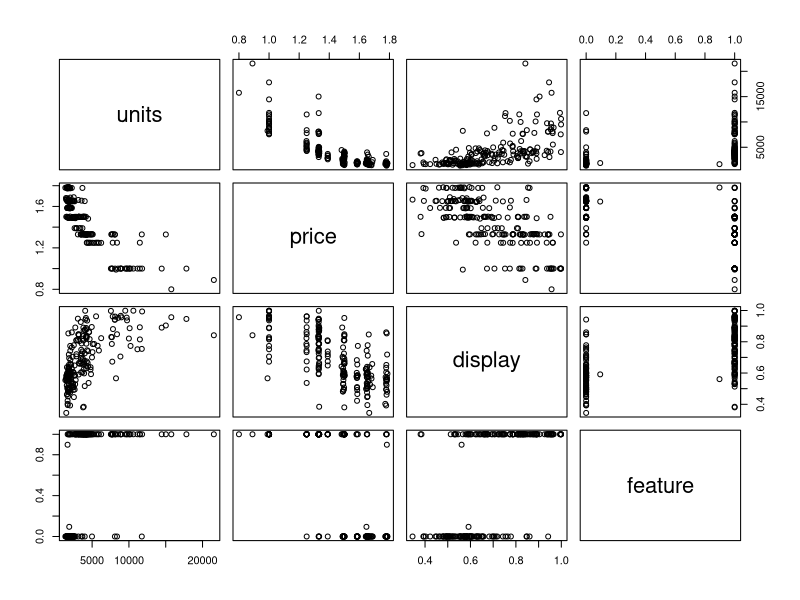
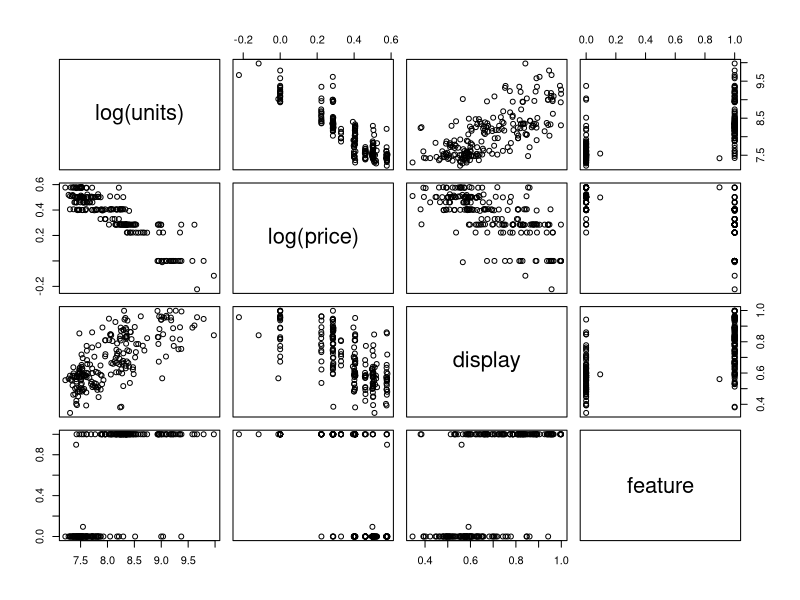
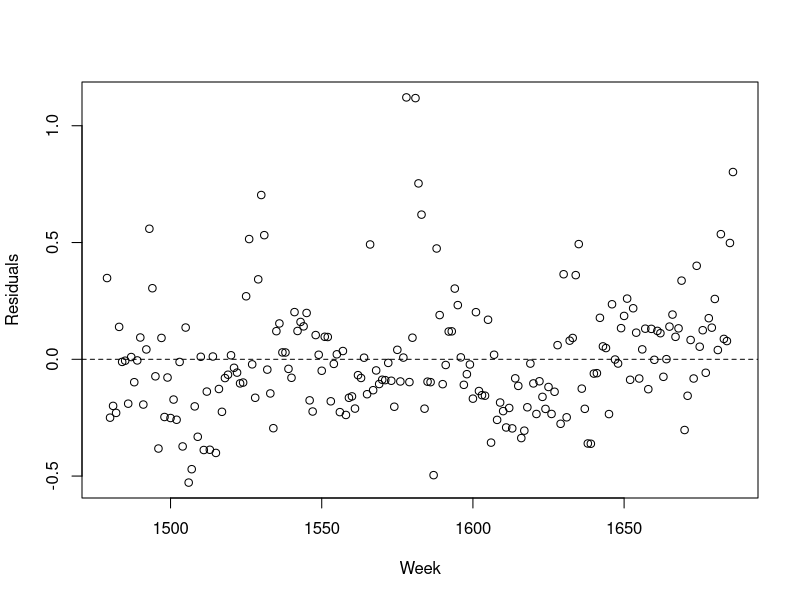
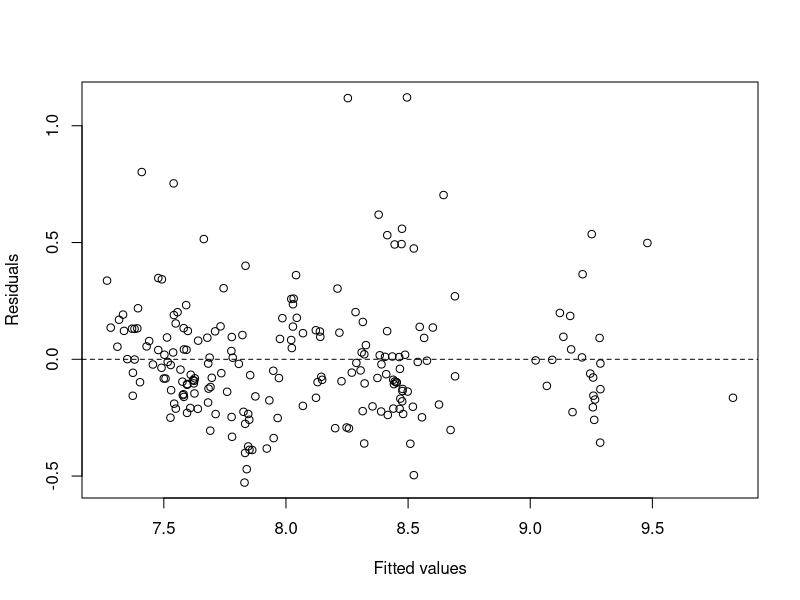
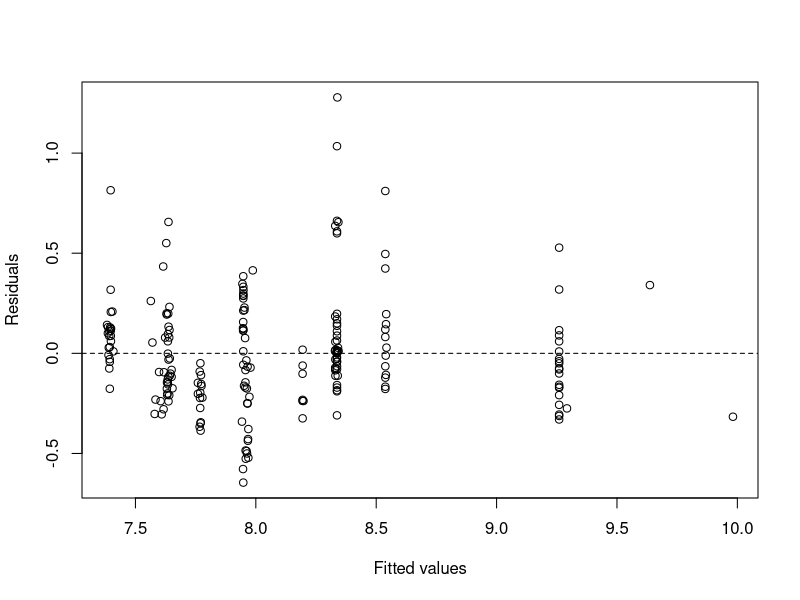
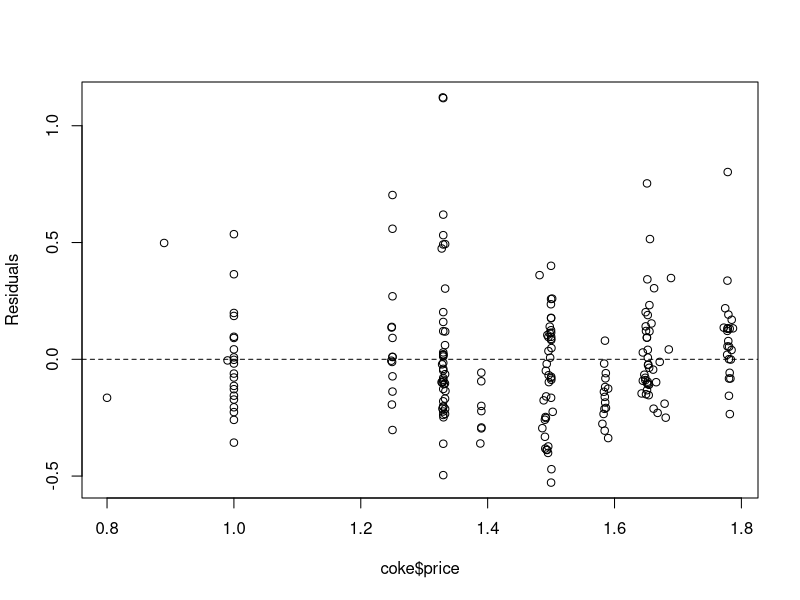
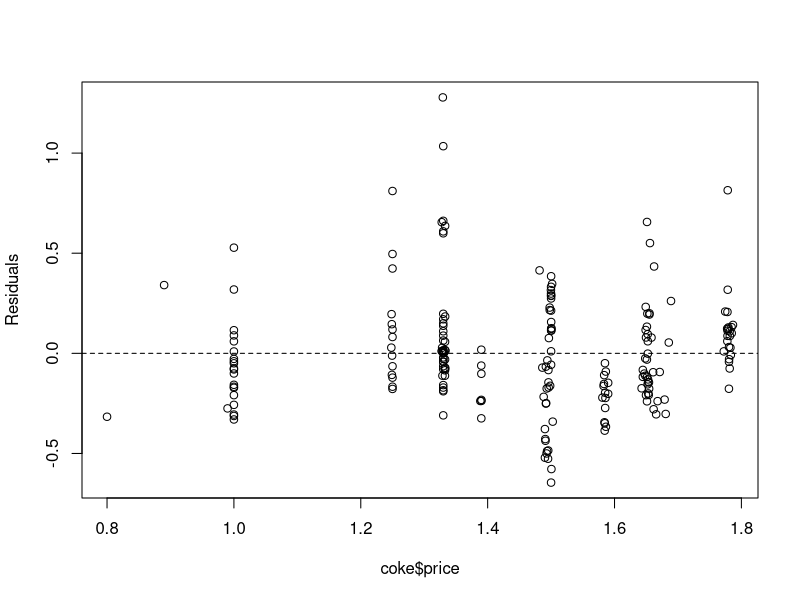
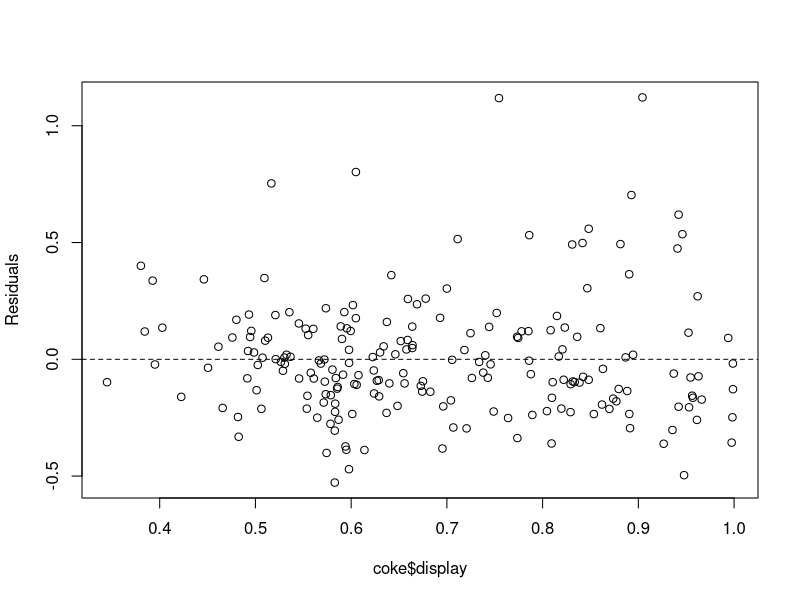

Here is the R script that generated these plots, in order:
setwd("C:/Users/klapperd/Dropbox/Humboldt/Lehre/AMM/AMM_SS2018/Data")
coke<-read.csv("SalesDataCokeClassic.csv")
head(coke)
str(coke)
coke$display<- coke$display_minor+coke$display_major
coke$feature<- coke$feature_small+coke$feature_medium+coke$feature_large
summary(coke)

# Display a scatterplot matrix of the data
pairs(formula =~(units)+(price)+display+feature, data=coke)
pairs(formula =~log(units)+log(price)+display+feature, data=coke)



model.red<-lm(log(units)~log(price),data=coke)
model.full<-lm(log(units)~log(price)+display+feature,data=coke)
summary(model.red)
summary(model.full)
anova(model.red,model.full)


coke$uniform<-runif(nrow(coke),0,10)
coke$random<-rnorm(nrow(coke),4,10)

model.red1<-lm(log(units)~log(price)+random+uniform,data=coke)
model.full1<-lm(log(units)~log(price)+display+feature+random+uniform,data=coke)
summary(model.full1)
summary(model.full)
summary(model.red)
summary(model.red1)


str(coke)
coke$yearasfactor<-as.factor(coke$year)
coke$weekasfactor<-as.factor(coke$week)

summary(lm(log(units)~log(price)+display+feature,data=coke))

summary(lm(log(units)~yearasfactor+log(price)+display+feature,data=coke))

tmp<- aggregate(cbind(units,price,display,feature) ~  year+ L5+VOL_EQ+PACKAGE,
                data = coke, mean, na.rm = TRUE)
tmp



summary(lm(log(units)~-1+yearasfactor+log(price)+display+feature,data=coke))
summary(lm(log(units)~yearasfactor:log(price)+display+feature,data=coke))

model.test<-(lm(log(units)~-1+yearasfactor+yearasfactor:log(price)+display+feature,data=coke))
summary(model.test)
str(coke)

summary(lm(log(units)~-1+weekasfactor+log(price)+display+feature,data=coke))
head(log(coke$units),10)

str(model.full)

#Display residual plot over time
plot(x=coke$week,y=residuals(model.full),
     xlab="Week", ylab="Residuals",
     panel.last = abline(h=0, lty=2))

#Display residual plot with fitted (predicted) values on the horizontal axis.
plot(x=fitted(model.full), y=residuals(model.full),
     xlab="Fitted values", ylab="Residuals",
     panel.last = abline(h=0, lty=2))

plot(x=fitted(model.red), y=residuals(model.red),
     xlab="Fitted values", ylab="Residuals",
     panel.last = abline(h=0, lty=2))

#Display residual plot with price on the horizontal 
plot(x=coke$price, y=residuals(model.full),
     ylab="Residuals",
     panel.last = abline(h=0, lty=2))

plot(x=coke$price, y=residuals(model.red),
     ylab="Residuals",
     panel.last = abline(h=0, lty=2))

#Display residual plot with display on the horizontal axis.
plot(x=coke$display, y=residuals(model.full),
     ylab="Residuals",
     panel.last = abline(h=0, lty=2))


#Display residual plot with feature on the horizontal axis.
plot(x=coke$feature, y=residuals(model.full),
     ylab="Residuals",
     panel.last = abline(h=0, lty=2))


#Display residual plot with price*feature on the horizontal axis.
plot(x=(coke$price*coke$feature), y=residuals(model.full),
     ylab="Residuals",
     panel.last = abline(h=0, lty=2))


#Display histogram of the residuals.
hist(residuals(model.full), main="",breaks=50)
hist(residuals(model.red), main="",breaks=50)

#Display normal probability plot of the residuals and add a diagonal line to the plot. The argument "datax" determines which way round to plot the axes (false by default, which plots the data on the vertical axis, or true, which plots the data on the horizontal axis).
qqnorm(residuals(model.full), main="", datax=TRUE)
qqline(residuals(model.full), datax=TRUE)

qqnorm(residuals(model.red), main="", datax=TRUE)
qqline(residuals(model.red), datax=TRUE)



#Load the nortest package to access normality tests:
#  - Anderson-Darling
#  - Lilliefors (Kolmogorov-Smirnov)




install.packages("nortest")
library(nortest)
ad.test(residuals(model.full)) 
ad.test(residuals(model.red)) 
shapiro.test(residuals(model.full)) 
shapiro.test(residuals(model.red)) 
lillie.test(residuals(model.full)) 
lillie.test(residuals(model.red)) 

ad.test(residuals(model.test)) 
shapiro.test(residuals(model.test)) 
